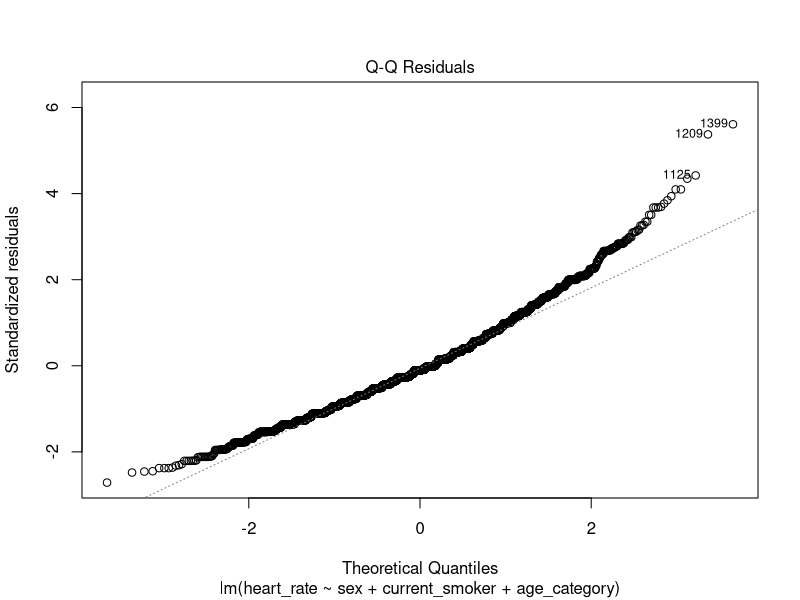

Write the R code that produced this figure.
# Load required libraries
library(car)  # For Levene's test and variance inflation factors
library(ggplot2)  # For visualization

# Read the dataset from the CSV file
data <- read.csv("dataset_final.csv")
head(data)
# Assuming 'data' is your dataframe, 'heart_rate' is your dependent variable,
# 'sex', 'current_smoker', and 'age_category' are your independent variables,
# and 'model' is your regression model

# 1. Homogeneity of Variances (Levene's Test)
levene_sex <- leveneTest(heart_rate ~ sex, data=data)
print(levene_sex)

levene_smoker <- leveneTest(heart_rate ~ current_smoker, data=data)
print(levene_smoker)

levene_age <- leveneTest(heart_rate ~ age_category, data=data)
print(levene_age)

# 2. Normality of Residuals (Visual Inspection)
model <- lm(heart_rate ~ sex + current_smoker + age_category, data=data)
plot(model, which=2)  # Plotting residuals

# 3. Sample Size (Frequency Table)
table(data$sex)  # Display frequency table of 'sex'
table(data$current_smoker)  # Display frequency table of 'current_smoker'
table(data$age_category)  # Display frequency table of 'age_category'

# 4. Balanced Design (Frequency Table for Two-Way ANOVA)
table(data$sex, data$current_smoker)  # Display frequency table for 'sex' and 'current_smoker'
table(data$sex, data$age_category)  # Display frequency table for 'sex' and 'age_category'
table(data$current_smoker, data$age_category)  # Display frequency table for 'current_smoker' and 'age_category'

# 5. No Multicollinearity (Variance Inflation Factors)
# Assuming 'model' is your regression model
vif(model)


# Fit ANOVA model using aov()
model_anova <- aov(heart_rate ~ sex * current_smoker * age_category, data=data)

# Summarize ANOVA results
summary(model_anova)

